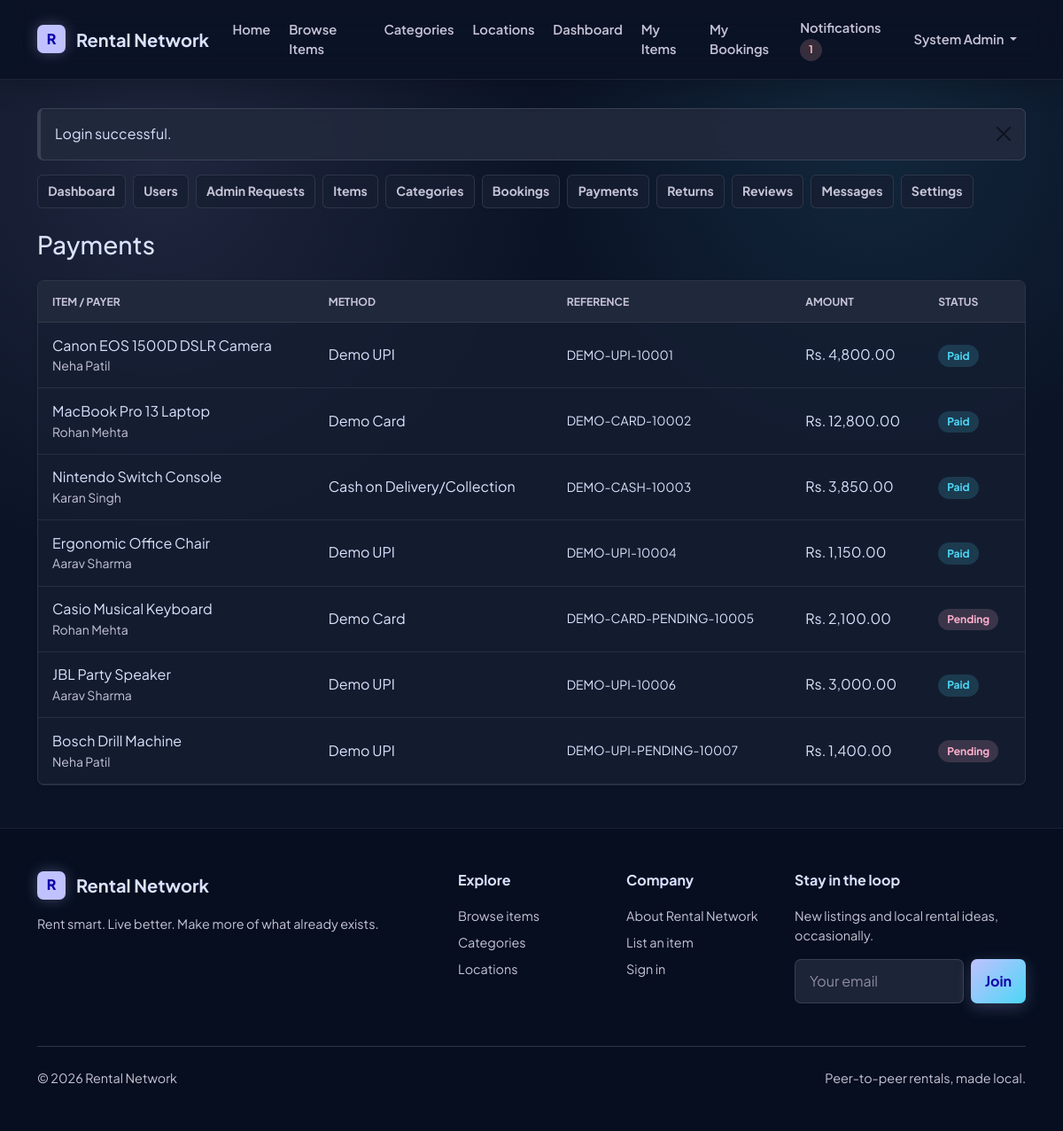
/admin/payments.php (signed in), run on the app's committed database.
### tables this page shows
CREATE TABLE users (
  user_id INT UNSIGNED AUTO_INCREMENT PRIMARY KEY,
  name VARCHAR(100) NOT NULL,
  email VARCHAR(150) NOT NULL UNIQUE,
  phone VARCHAR(20) NOT NULL,
  password VARCHAR(255) NOT NULL,
  address VARCHAR(255) NOT NULL,
  location_address VARCHAR(255) DEFAULT NULL,
  city VARCHAR(80) NOT NULL,
  state VARCHAR(80) NOT NULL,
  pincode VARCHAR(10) NOT NULL,
  latitude DECIMAL(10,7) DEFAULT NULL,
  longitude DECIMAL(10,7) DEFAULT NULL,
  profile_image VARCHAR(255) DEFAULT NULL,
  role ENUM('User', 'Admin') NOT NULL DEFAULT 'User',
  status ENUM('Active', 'Blocked') NOT NULL DEFAULT 'Active',
  reset_token VARCHAR(255) DEFAULT NULL,
  reset_expires DATETIME DEFAULT NULL,
  created_at TIMESTAMP NOT NULL DEFAULT CURRENT_TIMESTAMP,
  updated_at TIMESTAMP NOT NULL DEFAULT CURRENT_TIMESTAMP ON UPDATE CURRENT_TIMESTAMP,
  INDEX idx_users_role_status (role, status),
  INDEX idx_users_location (city, state, pincode),
  INDEX idx_users_coordinates (latitude, longitude)
);

CREATE TABLE payments (
  payment_id INT UNSIGNED AUTO_INCREMENT PRIMARY KEY,
  booking_id INT UNSIGNED NOT NULL,
  extension_id INT UNSIGNED DEFAULT NULL,
  user_id INT UNSIGNED NOT NULL,
  amount DECIMAL(10,2) NOT NULL,
  payment_method ENUM('Demo Card', 'Demo UPI', 'Cash on Delivery/Collection') NOT NULL,
  transaction_reference VARCHAR(100) DEFAULT NULL,
  payment_status ENUM('Pending', 'Paid', 'Failed', 'Refunded') NOT NULL DEFAULT 'Pending',
  payment_date DATETIME DEFAULT NULL,
  created_at TIMESTAMP NOT NULL DEFAULT CURRENT_TIMESTAMP,
  CONSTRAINT fk_payments_booking
    FOREIGN KEY (booking_id) REFERENCES bookings(booking_id)
    ON UPDATE CASCADE ON DELETE CASCADE,
  CONSTRAINT fk_payments_extension
    FOREIGN KEY (extension_id) REFERENCES booking_extensions(extension_id)
    ON UPDATE CASCADE ON DELETE SET NULL,
  CONSTRAINT fk_payments_user
    FOREIGN KEY (user_id) REFERENCES users(user_id)
    ON UPDATE CASCADE ON DELETE RESTRICT,
  INDEX idx_payments_status (payment_status),
  INDEX idx_payments_user (user_id),
  INDEX idx_payments_booking (booking_id)
  , INDEX idx_payments_extension (extension_id)
);

CREATE TABLE items (
  item_id INT UNSIGNED AUTO_INCREMENT PRIMARY KEY,
  owner_id INT UNSIGNED NOT NULL,
  category_id INT UNSIGNED NOT NULL,
  item_name VARCHAR(150) NOT NULL,
  description TEXT NOT NULL,
  brand VARCHAR(100) DEFAULT NULL,
  model VARCHAR(100) DEFAULT NULL,
  item_condition ENUM('New', 'Like New', 'Good', 'Fair') NOT NULL DEFAULT 'Good',
  rental_price DECIMAL(10,2) NOT NULL,
  rental_unit ENUM('Daily', 'Hourly', 'Both') NOT NULL DEFAULT 'Daily',
  hourly_price DECIMAL(10,2) DEFAULT NULL,
  security_deposit DECIMAL(10,2) NOT NULL DEFAULT 0.00,
  image VARCHAR(255) DEFAULT NULL,
  quantity INT UNSIGNED NOT NULL DEFAULT 1,
  location VARCHAR(150) NOT NULL,
  location_address VARCHAR(255) DEFAULT NULL,
  city VARCHAR(80) NOT NULL,
  state VARCHAR(80) NOT NULL,
  pincode VARCHAR(10) NOT NULL,
  latitude DECIMAL(10,7) DEFAULT NULL,
  longitude DECIMAL(10,7) DEFAULT NULL,
  status ENUM('Available', 'Unavailable', 'Rented', 'Maintenance') NOT NULL DEFAULT 'Available',
  is_approved TINYINT(1) NOT NULL DEFAULT 1,
  created_at TIMESTAMP NOT NULL DEFAULT CURRENT_TIMESTAMP,
  updated_at TIMESTAMP NOT NULL DEFAULT CURRENT_TIMESTAMP ON UPDATE CURRENT_TIMESTAMP,
  CONSTRAINT fk_items_owner
    FOREIGN KEY (owner_id) REFERENCES users(user_id)
    ON UPDATE CASCADE ON DELETE RESTRICT,
  CONSTRAINT fk_items_category
    FOREIGN KEY (category_id) REFERENCES categories(category_id)
    ON UPDATE CASCADE ON DELETE RESTRICT,
  INDEX idx_items_search (item_name, brand, city),
  INDEX idx_items_category_status (category_id, status),
  INDEX idx_items_price (rental_price),
  INDEX idx_items_rental_unit (rental_unit),
  INDEX idx_items_owner (owner_id),
  INDEX idx_items_coordinates (latitude, longitude)
);

### admin/payments.php (the view)
<?php
require_once __DIR__ . '/../includes/db.php'; require_admin(); $page_title='Manage Payments'; $payments=$pdo->query('SELECT p.*,i.item_name,u.name AS payer_name FROM payments p INNER JOIN bookings b ON b.booking_id=p.booking_id INNER JOIN items i ON i.item_id=b.item_id INNER JOIN users u ON u.user_id=p.user_id ORDER BY p.created_at DESC')->fetchAll(); require_once __DIR__ . '/../includes/header.php'; require __DIR__ . '/_nav.php';
?>
<h1 class="h3 mb-4">Payments</h1><div class="card shadow-sm"><div class="table-responsive"><table class="table table-hover mb-0"><thead class="table-light"><tr><th class="ps-3">Item / Payer</th><th>Method</th><th>Reference</th><th>Amount</th><th class="pe-3">Status</th></tr></thead><tbody><?php foreach($payments as $payment): ?><tr><td class="ps-3"><?php echo e($payment['item_name']); ?><div class="small text-muted"><?php echo e($payment['payer_name']); ?></div></td><td><?php echo e($payment['payment_method']); ?></td><td class="small"><?php echo e($payment['transaction_reference']); ?></td><td><?php echo e(format_money($payment['amount'])); ?></td><td class="pe-3"><span class="badge text-bg-<?php echo e(status_badge_class($payment['payment_status'])); ?>"><?php echo e($payment['payment_status']); ?></span></td></tr><?php endforeach; ?></tbody></table></div></div><?php require_once __DIR__ . '/../includes/footer.php'; ?>

### includes/navbar.php (shortened to what this page needs)
<?php
require_once __DIR__ . '/db.php';
$navUser = null;
$unreadCount = 0;
if (is_logged_in()) {
    try {
        $navUser = current_user($pdo);
        if ($navUser) {
            $unreadCount = unread_notification_count($pdo, (int) $navUser['user_id']);
        }
    } catch (Throwable $exception) {
        $navUser = null;
        $unreadCount = 0;
    }
}
?>
<nav class="navbar navbar-expand-lg navbar-light site-navbar sticky-top">
    <div class="container">
        <a class="navbar-brand brand-lockup" href="<?php echo e(base_url('index.php')); ?>">
            <span class="brand-mark" aria-hidden="true">R</span>
            <span>Rental Network</span>
        </a>
        <div class="collapse navbar-collapse" id="mainNavbar">
            <ul class="navbar-nav me-auto mb-2 mb-lg-0">
                <li class="nav-item">
                    <a class="nav-link" href="<?php echo e(base_url('index.php')); ?>">Home</a>
                </li>
                <li class="nav-item">
                    <a class="nav-link" href="<?php echo e(base_url('items/browse_items.php')); ?>">Browse Items</a>
                </li>
                <li class="nav-item">
                    <a class="nav-link" href="<?php echo e(base_url('categories/categories.php')); ?>">Categories</a>
                </li>
                <li class="nav-item">
                    <a class="nav-link" href="<?php echo e(base_url('items/locations.php')); ?>">Locations</a>
                </li>
                <?php if (is_logged_in()) : ?>
                    <li class="nav-item">
                        <a class="nav-link" href="<?php echo e(base_url('dashboard.php')); ?>">Dashboard</a>
                    </li>
                    <li class="nav-item">
                        <a class="nav-link" href="<?php echo e(base_url('items/my_items.php')); ?>">My Items</a>
                    </li>
                    <li class="nav-item">
                        <a class="nav-link" href="<?php echo e(base_url('booking/my_bookings.php')); ?>">My Bookings</a>
                    </li>
                <?php endif; ?>
            </ul>
            <ul class="navbar-nav ms-auto mb-2 mb-lg-0 align-items-lg-center">
                <?php if (is_logged_in() && $navUser) : ?>
                    <li class="nav-item">
                        <a class="nav-link" href="<?php echo e(base_url('notifications/notifications.php')); ?>">
                            Notifications
                            <?php if ($unreadCount > 0) : ?>
                                <span class="badge rounded-pill text-bg-danger"><?php echo e($unreadCount); ?></span>
                            <?php endif; ?>
                        </a>
                    </li>
                    <li class="nav-item dropdown">
                        <a class="nav-link dropdown-toggle" href="#" role="button" data-bs-toggle="dropdown" aria-expanded="false">
                            <?php echo e($navUser['name']); ?>
                        </a>
                    </li>
                <?php endif; ?>
            </ul>
        </div>
    </div>
</nav>

### data on the page
users: user_id "1", name "System Admin"
payments: items.item_name "Canon EOS 1500D DSLR Camera", user.name "Neha Patil", payment_method "Demo UPI", transaction_reference "DEMO-UPI-10001", amount "Rs. 4,800.00", payment_status "Paid"
payments: items.item_name "MacBook Pro 13 Laptop", user.name "Rohan Mehta", payment_method "Demo Card", transaction_reference "DEMO-CARD-10002", amount "Rs. 12,800.00", payment_status "Paid"
payments: items.item_name "Nintendo Switch Console", user.name "Karan Singh", payment_method "Cash on Delivery/Collection", transaction_reference "DEMO-CASH-10003", amount "Rs. 3,850.00", payment_status "Paid"
payments: items.item_name "Ergonomic Office Chair", user.name "Aarav Sharma", payment_method "Demo UPI", transaction_reference "DEMO-UPI-10004", amount "Rs. 1,150.00", payment_status "Paid"
payments: items.item_name "Casio Musical Keyboard", user.name "Rohan Mehta", payment_method "Demo Card", transaction_reference "DEMO-CARD-PENDING-10005", amount "Rs. 2,100.00", payment_status "Pending"
payments: items.item_name "JBL Party Speaker", user.name "Aarav Sharma", payment_method "Demo UPI", transaction_reference "DEMO-UPI-10006", amount "Rs. 3,000.00", payment_status "Paid"
payments: items.item_name "Bosch Drill Machine", user.name "Neha Patil", payment_method "Demo UPI", transaction_reference "DEMO-UPI-PENDING-10007", amount "Rs. 1,400.00", payment_status "Pending"

### other printed values
$flash['message'] "Login successful."
